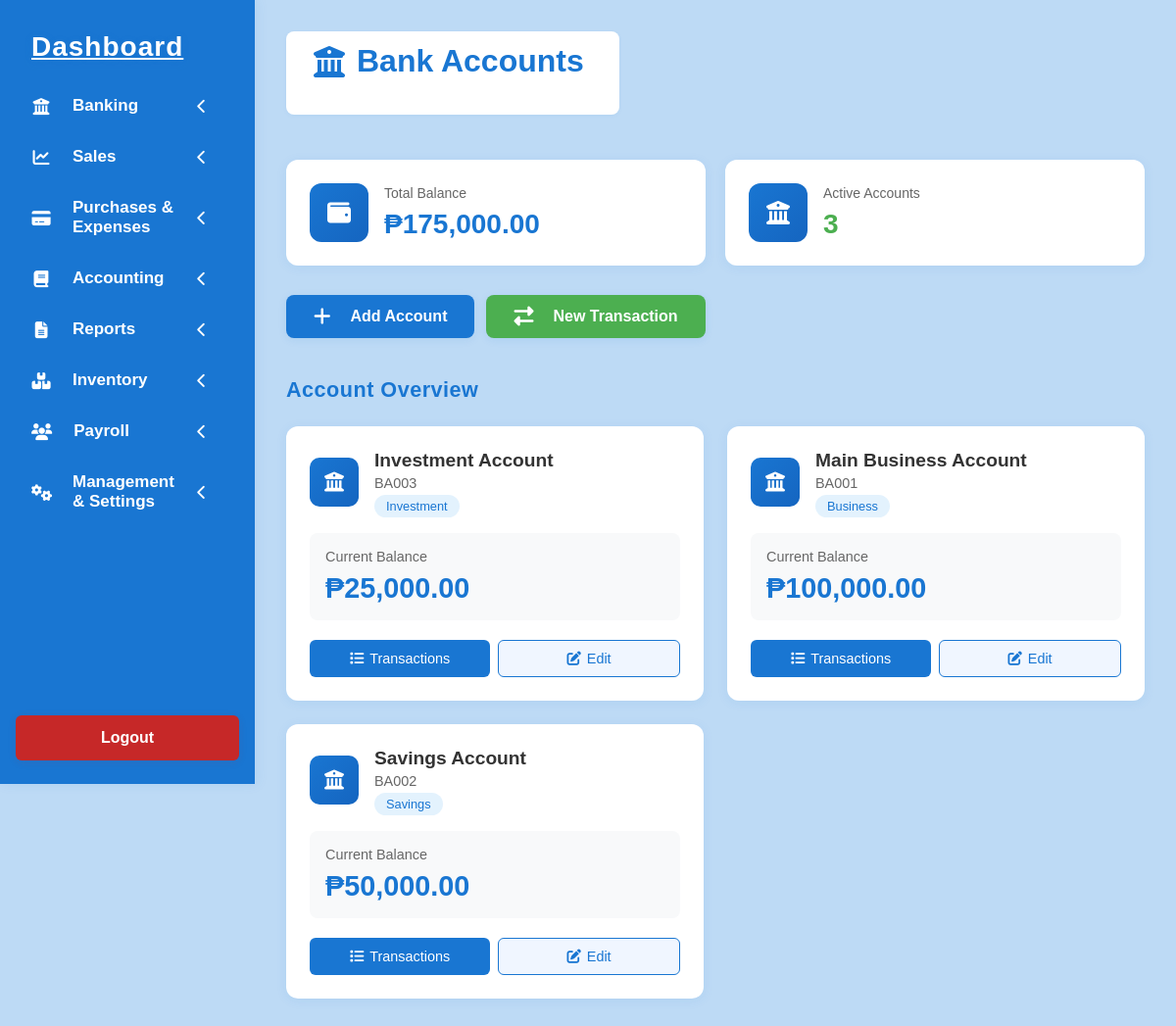
/Banking_files/bank_account_form.php, run on an earlier commit of the app's database.
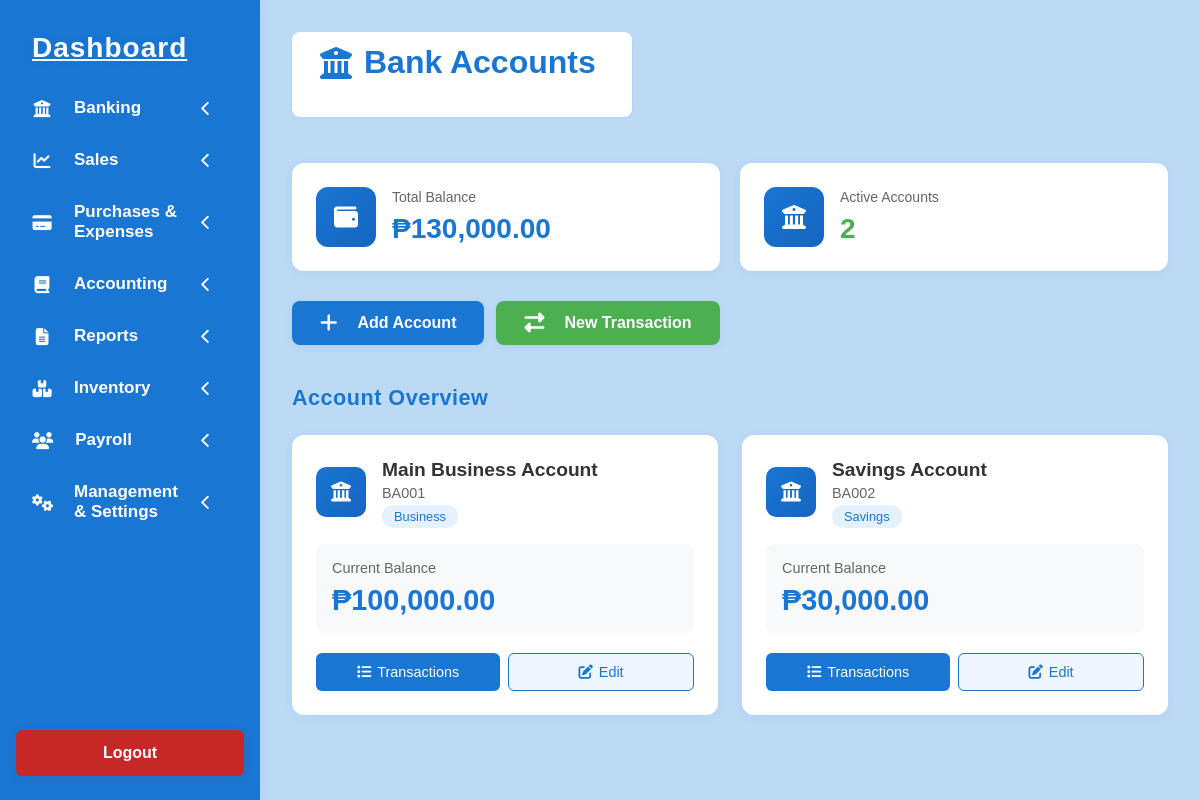
And on a later commit of the database.
### tables this page shows
CREATE TABLE `bank_accounts` (
  `id` int(11) NOT NULL,
  `account_name` varchar(100) NOT NULL,
  `account_number` varchar(50) DEFAULT NULL,
  `account_type` enum('checking','savings','business','investment') DEFAULT 'checking',
  `initial_balance` decimal(15,2) NOT NULL DEFAULT 0.00,
  `current_balance` decimal(15,2) NOT NULL DEFAULT 0.00,
  `currency` varchar(10) DEFAULT 'PHP',
  `description` text DEFAULT NULL,
  `status` enum('active','inactive','closed') DEFAULT 'active',
  `created_at` timestamp NOT NULL DEFAULT current_timestamp(),
  `updated_at` timestamp NOT NULL DEFAULT current_timestamp() ON UPDATE current_timestamp()
);

### Banking_files/bank_account_form.php (the view, shortened to what this page needs)
<?php include '../dashboard_things/sidebar_form.php'; ?>
<?php
include '../includes_files/connection.php';
$accounts = [];
$sql = "SELECT * FROM bank_accounts ORDER BY account_name";
$result = $conn->query($sql);
if ($result && $result->num_rows > 0) {
    while ($row = $result->fetch_assoc()) {
        $accounts[] = $row;
    }
}
$total_balance = 0;
foreach ($accounts as $account) {
    $total_balance += $account['current_balance'];
}
?>
<!DOCTYPE html>
<html lang="en">
<head>
    <link rel="stylesheet" href="bank_account.css">
</head>
<body>
    <div class="main-content">
        <div class="section-title-box">
            <h1 class="section-title"><i class="fa-solid fa-university"></i> Bank Accounts</h1>
        </div>
        <div class="bank-summary">
            <div class="summary-card">
                <div class="summary-icon">
                    <i class="fa-solid fa-wallet"></i>
                </div>
                <div class="summary-content">
                    <h3>Total Balance</h3>
                    <p class="summary-amount">₱<?= number_format($total_balance, 2) ?></p>
                </div>
            </div>
            <div class="summary-card">
                <div class="summary-icon">
                    <i class="fa-solid fa-building-columns"></i>
                </div>
                <div class="summary-content">
                    <h3>Active Accounts</h3>
                    <p class="summary-count"><?= count($accounts) ?></p>
                </div>
            </div>
        </div>
        <div class="action-buttons">
            <button class="add-button" id="openAddAccountModal">
                <i class="fa-solid fa-plus"></i> Add Account
            </button>
            <button class="add-button" id="openTransactionModal" style="background: #4caf50;">
                <i class="fa-solid fa-exchange-alt"></i> New Transaction
            </button>
        </div>
        <div class="accounts-container">
            <h2 class="accounts-title">Account Overview</h2>
            <div class="accounts-grid">
                <?php if (count($accounts) > 0): ?>
                    <?php foreach ($accounts as $account): ?>
                        <div class="account-card">
                            <div class="account-header">
                                <div class="account-icon">
                                    <i class="fa-solid fa-building-columns"></i>
                                </div>
                                <div class="account-info">
                                    <h3><?= htmlspecialchars($account['account_name']) ?></h3>
                                    <p class="account-number"><?= htmlspecialchars($account['account_number']) ?></p>
                                    <span class="account-type-badge"><?= ucfirst($account['account_type']) ?></span>
                                </div>
                            </div>
                            <div class="account-balance">
                                <h4>Current Balance</h4>
                                <p class="balance-amount">₱<?= number_format($account['current_balance'], 2) ?></p>
                            </div>
                            <div class="account-actions">
                                <button class="account-btn view-transactions" data-account-id="<?= $account['id'] ?>" data-account-name="<?= htmlspecialchars($account['account_name']) ?>">
                                    <i class="fa-solid fa-list"></i> Transactions
                                </button>
                                <button class="account-btn edit-account" data-account-id="<?= $account['id'] ?>">
                                    <i class="fa-solid fa-edit"></i> Edit
                                </button>
                            </div>
                        </div>
                    <?php endforeach; ?>
                <?php endif; ?>
            </div>
        </div>
    </div>
</body>
</html>

What changed in the data, as far as the page shows it:
removed bank_accounts: account_name "Investment Account", account_number "BA003", account_type "Investment", current_balance "25,000.00"
changed bank_accounts "Savings Account": current_balance "50,000.00" → "30,000.00"
Also different on the page:
$total_balance: "175,000.00" → "130,000.00"
count($accounts): "3" → "2"
